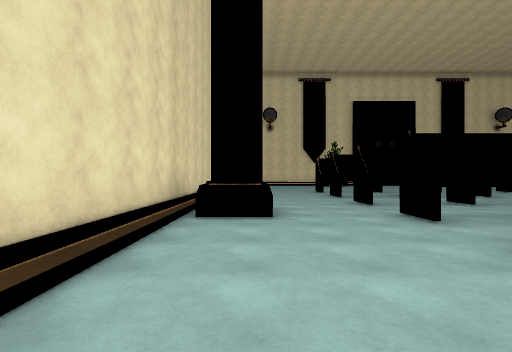
View 1 (above)

24 first-person views from a walk through a scene from a Unity 3-D project. The camera is 1.5 m above the floor, looks level and sees 85° across. The floor is counted in squares, 2 m on a side. Each view is taken from the middle of a square. On the plan, view 1 faces up. The plan holds only what a view shows up to about 10 squares ahead; the rest is blank. Surface patterns are stand-ins for the level's own textures.

View 2
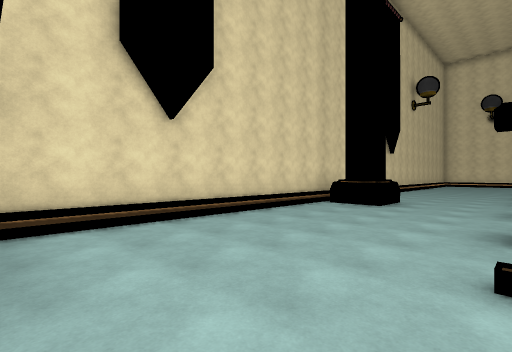

View 3
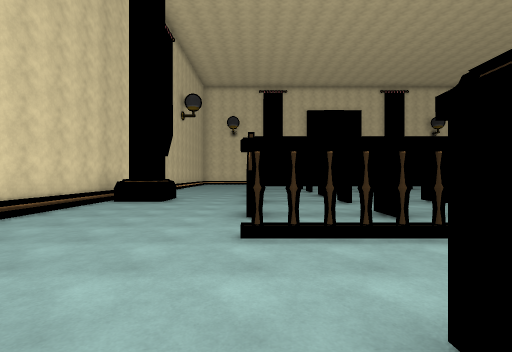

View 4
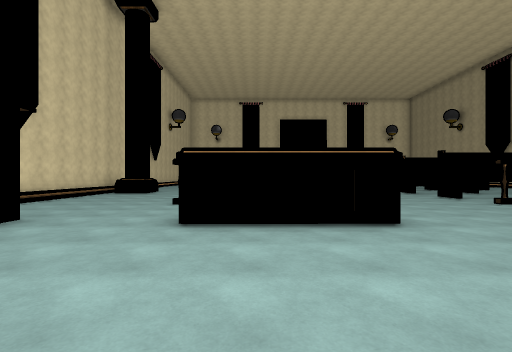

View 5
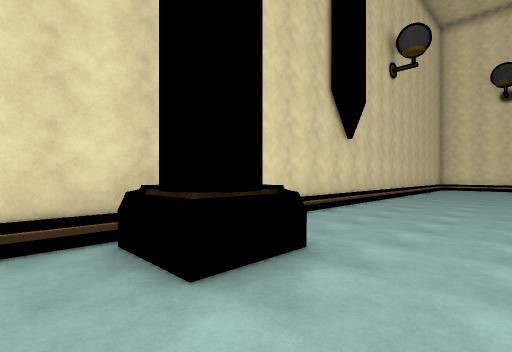

View 6
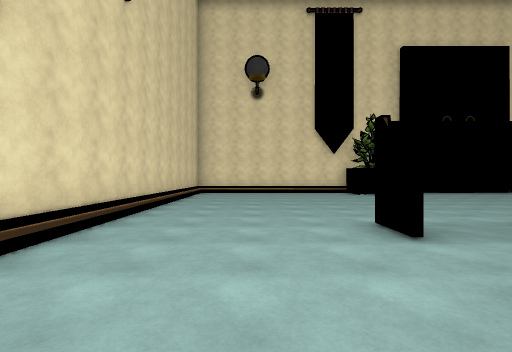

View 7
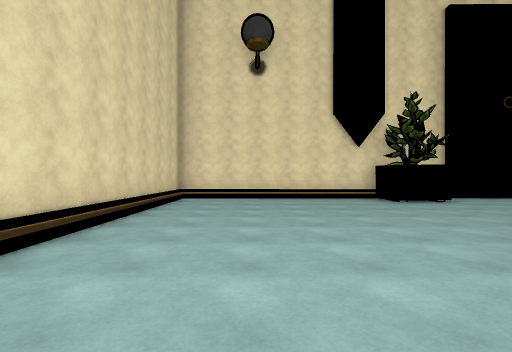

View 8
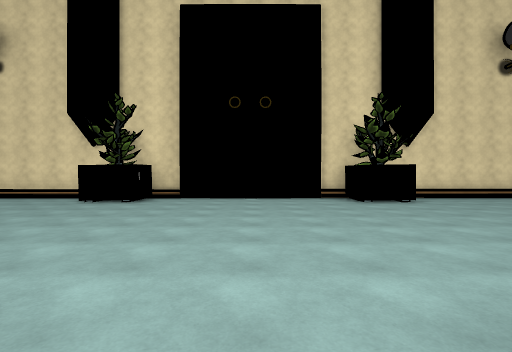

View 9
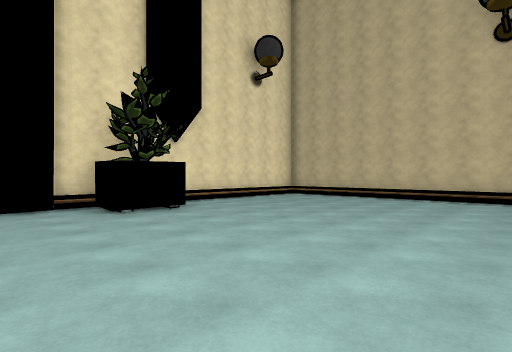

View 10
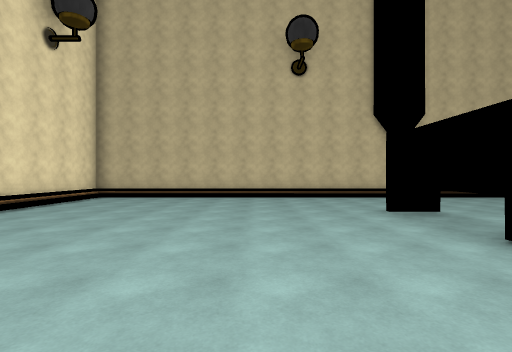

View 11
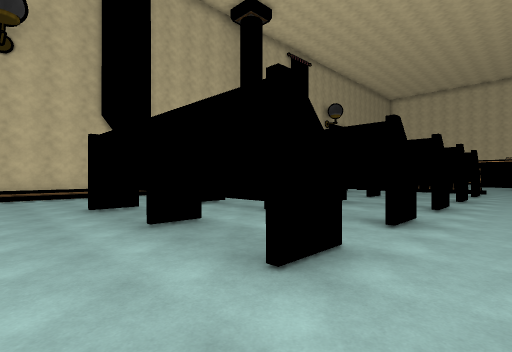

View 12
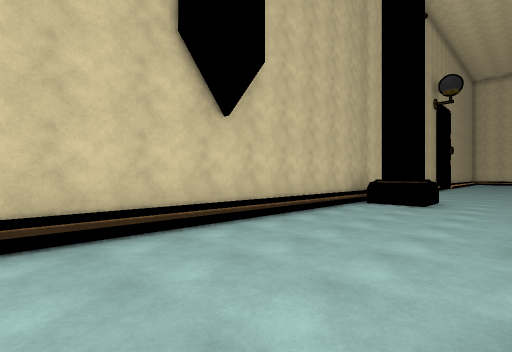

View 13
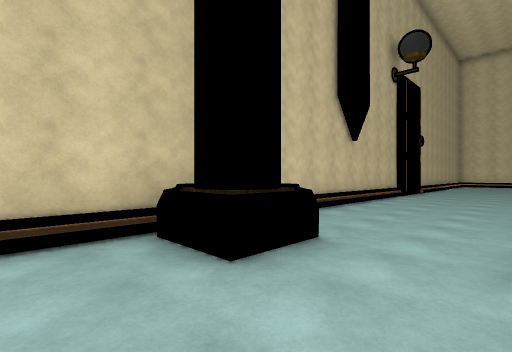

View 14
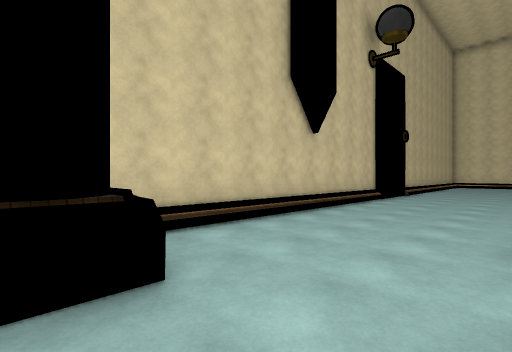

View 15
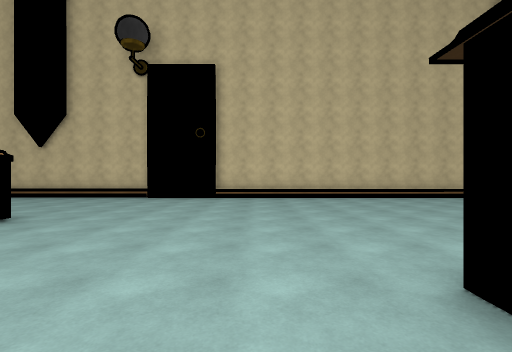

View 16
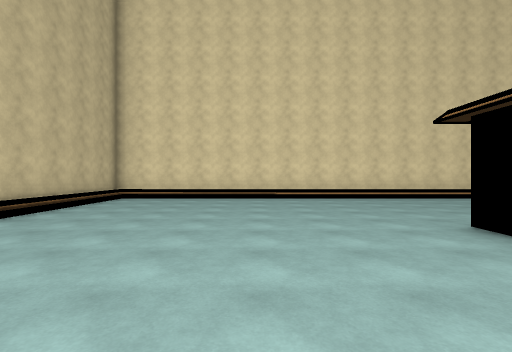

View 17
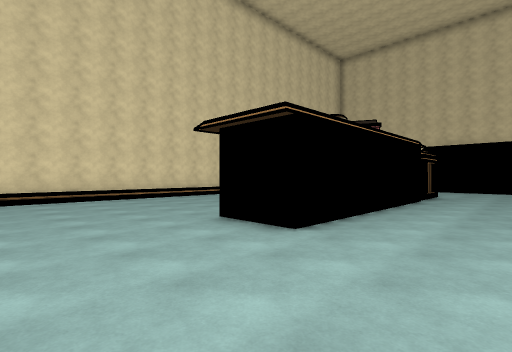

View 18
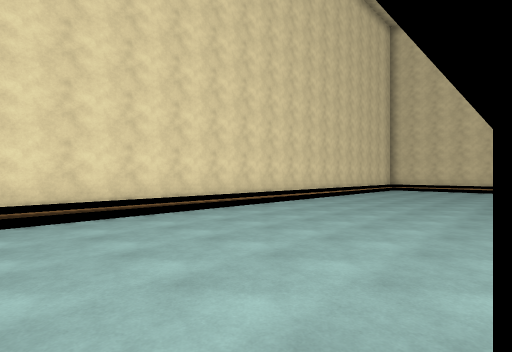

View 19
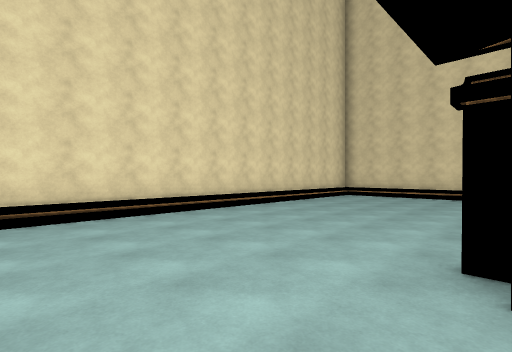

View 20
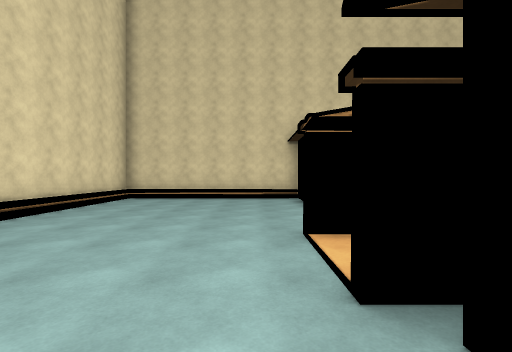

View 21
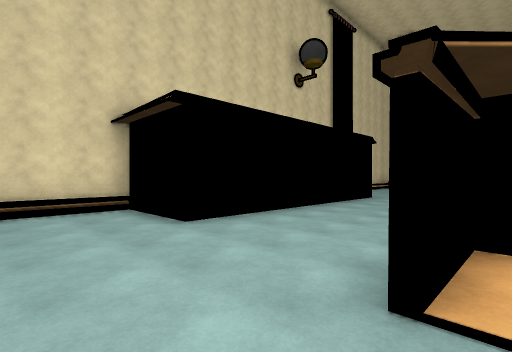

View 22
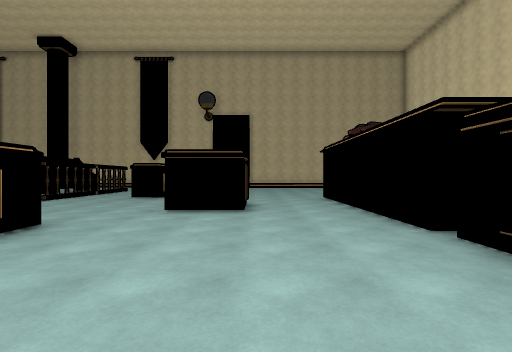

View 23
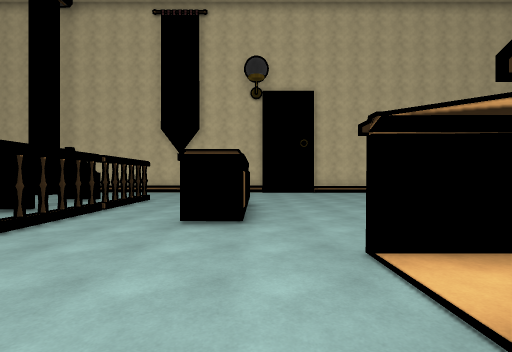

View 24
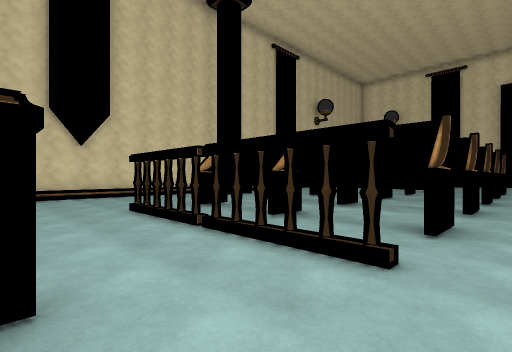

### Floor plan
Key: @ floor where view 1 was taken; # wall or solid block; . floor; P podium; T thing the floor can be seen under or through.
Columns run from 2 left of view 1 to 21 right of it. Each row starts with its distance up from view 1.
 22 ##########    ##  ######
 21 #......  ......  ......#
 20 #......  ...... #......#
 19 #......................#
 18 #......................#
 17 #......................#
 16 #......................#
 15 #......................#
 14 #........ .............#
 13 #....#     ...#    ....#
 12 #.....      ...........#
 11 #.....      ...........#
 10 #....       ..#    ....#
  9 #.......    ...    ....#
  8 #....       ..     ....#
  7 # ...............  ....#
  6 ###..............  ..###
  5 ###..     #. .     ..###
  4 #........... .     ....#
  3 #....   T T. .     ....#
  2 #....      ...    #....#
  1 #..............    ....#
  0 #.@..######...#####....#
 -1 #......................#
 -2 #..... .. .....    ....#
 -3     ..   #.....#   ....#
 -4     .......P.P.........
 -5     .......P.P.........
 -6     .......PP .........#
 -7     ...................#
 -8     ...PP       .......#
 -9 #   ..P         .......#
-10 #.....P.. ..... .......#
-11 #......................#
-12 #......................#
-13 #......................#
-14 #......................#
-15 #......................#
-16 ########################

Where each view was taken, in squares from view 1:
view 1: 0 up, 0 right, facing up
view 2: 2 down, 3 right, facing up-left
view 3: 3 down, 3 right, facing up
view 4: 7 down, 5 right, facing up
view 5: 4 up, 2 right, facing up-left
view 6: 9 up, 1 right, facing up
view 7: 12 up, 1 right, facing up
view 8: 12 up, 10 right, facing up
view 9: 14 up, 11 right, facing up-right
view 10: 16 up, 11 right, facing right
view 11: 15 up, 10 right, facing down-right
view 12: 14 up, 17 right, facing down-right
view 13: 8 up, 17 right, facing down-right
view 14: 6 up, 17 right, facing down-right
view 15: 7 down, 11 right, facing right
view 16: 6 down, 16 right, facing down
view 17: 6 down, 16 right, facing down-left
view 18: 10 down, 14 right, facing down-left
view 19: 10 down, 9 right, facing down-left
view 20: 11 down, 8 right, facing left
view 21: 12 down, 5 right, facing up-left
view 22: 6 down, 3 right, facing right
view 23: 3 down, 8 right, facing right
view 24: 2 down, 9 right, facing up-left
